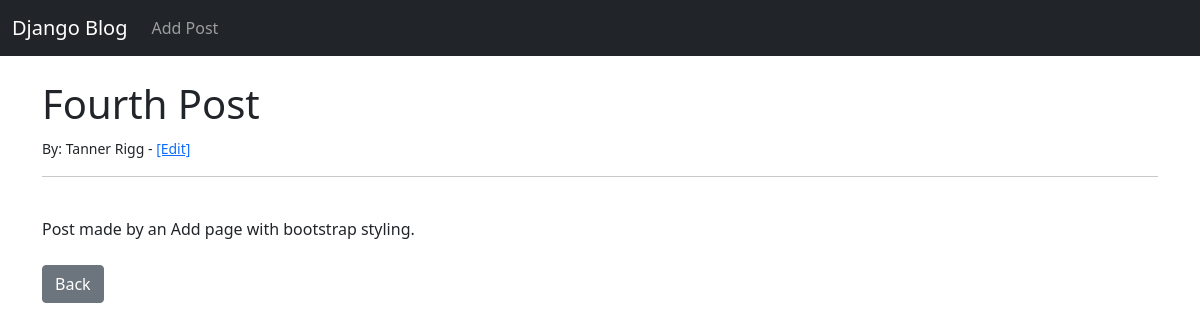
/article/5, run on an earlier commit of the app's database.
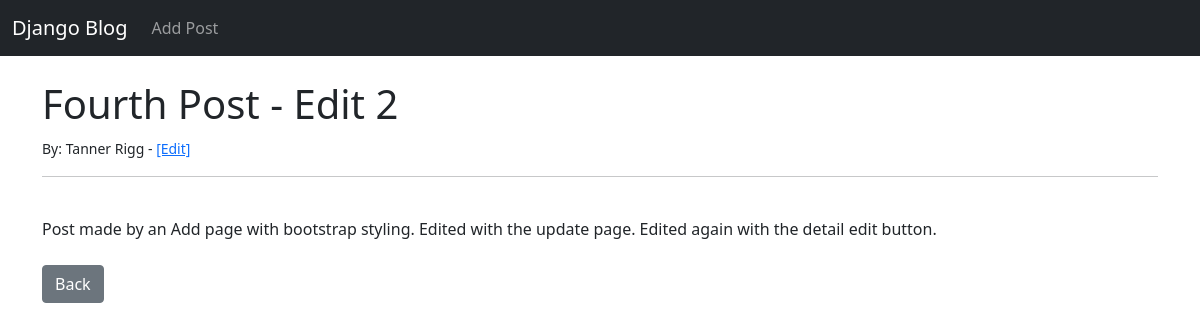
And on a later commit of the database.
### theblog/models.py (models this page shows, shortened)
class Post(models.Model):
    title = models.CharField(max_length=255)
    author = models.ForeignKey(User, on_delete=models.CASCADE)
    body = models.TextField()

### theblog/views.py (the view)
# urls.py: path('article/<int:pk>', ArticleDetailView.as_view(), name='article-detail'),
class ArticleDetailView(DetailView):
    model = Post
    template_name = 'article_details.html'

### theblog/templates/article_details.html (shortened to what this page needs)
{% extends 'base.html' %}
{% block content %}
<h1>{{ post.title }}</h1>
<small>By: {{ post.author.first_name }} {{ post.author.last_name }} - <a href="{% url 'update_post' post.pk %}">[Edit]</a></small><br>
<hr>
<br>
{{ post.body }}
<br><br>
<a href="{% url 'home' %}" class="btn btn-secondary">Back</a>
{% endblock %}

What changed in the data, as far as the page shows it:
changed Post "Tanner": title "Fourth Post" → "Fourth Post - Edit 2"; body "Post made by an Add page with bootstrap styling." → "Post made by an Add page with bootstrap styling. Edited with the update page. Edited again with the detail edit button."
